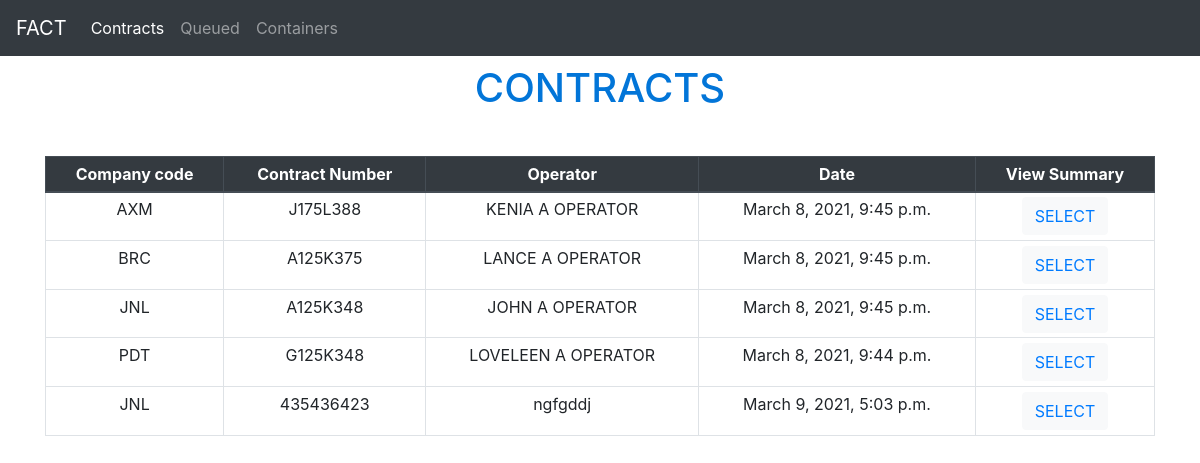
Page /contracts/ on the earlier database version.
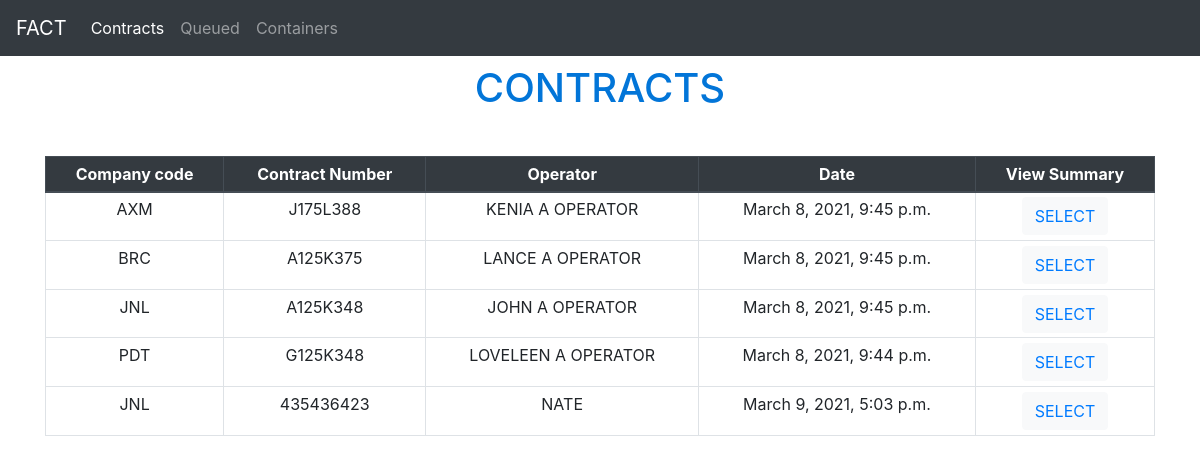
Same page on the later database version.
### contracts/models.py (models this page shows, shortened)
class Contract(models.Model):
    contract_number = models.CharField(max_length=10)
    company_code = models.CharField(max_length=3)
    product = models.CharField(max_length=25)
    operator = models.CharField(max_length=50)
    total_weight = models.PositiveIntegerField()
    contract_date = models.DateTimeField(default=timezone.now)
    restrictions = models.CharField(max_length=20)
    curr_containers = models.JSONField(null=True, blank=True)
    pend_containers = models.JSONField(null=True, blank=True)
    contract_date_updated_at = models.DateTimeField(auto_now=True)

### pages/views.py (the view)
# urls.py: path('contracts/', ContractsListView.as_view(), name='contracts'),
class ContractsListView(ListView):
    model = Contract
    context_object_name = "contracts"
    template_name = 'contracts.html'

### templates/contracts.html
{% extends 'base.html' %} {% block title %}FACT Contracts{% endblock title %}
{% block content %}
<div>
  <h1 style="text-align:center; color:#0275d8; margin-bottom: 1.1em;">CONTRACTS</h1>
  <table class="table table-bordered table-hover table-sm" style="width: 100%;">
    <thead class="thead-dark" style="text-align: center;">
      <tr>
        <th scope="col">Company code</th>
        <th scope="col">Contract Number</th>
        <th scope="col">Operator</th>
        <th scope="col">Date</th>
        <th scope="col">View Summary</th>
      </tr>
    </thead>
    {% for contract in contracts %}
    {% if not contract.pend_containers %}
    <tr style="text-align: center;">
      <td scope="row">{{ contract.company_code }}</td>
      <td scope="row">{{ contract.contract_number }}</td>
      <td scope="row">{{ contract.operator }}</td>
      <td scope="row">{{ contract.contract_date }}</td>
      <td scope="row" style="text-align: center;">
        <button type="button" class="btn btn-light"><a href="{% url 'contract_detail' contract.id %}">SELECT</a></button>
      </td>
    </tr>
    {% endif %}
    {% endfor %}
  </table>
</div>
{% endblock content %}

Differences in the rows shown:
changed Contract: operator "ngfgddj" → "NATE"
